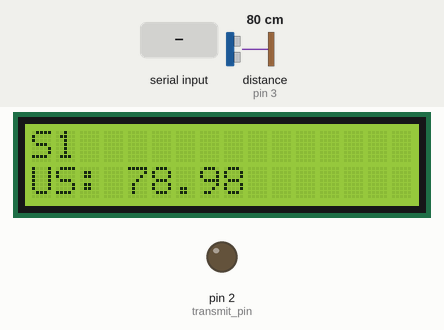
The sketch below on a simulated Arduino Uno, built with avr-gcc and run on an emulated ATmega328P. On the bench: 16×2 character LCD, output pins drawn as LEDs (lit = HIGH). Wiring (inferred from the names in the program): ultrasonic range finder: trigger pin 4; echo pin 3. The inputs (shaded band) are chosen by the test bench; at power-on: distance to the obstacle (sensor on pin 3) 80 cm. The echo pulse lasts 58.3 µs per cm; pins used as bus, display or sensor lines are not drawn; what the sketch prints to the serial monitor is not drawn.

Above: at 1.2 s.
1.3 s: "GS1" received over Serial
Timing chart, 0 to 4.3 s (numbered marks = the images above; inputs shaded):
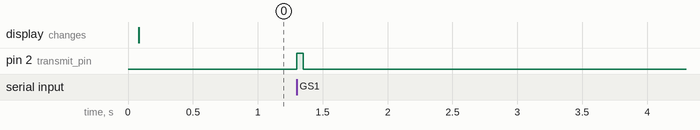

The sketch:

slave_1.ino
```cpp
#include <Wire.h>
#include <LiquidCrystal_I2C.h>

LiquidCrystal_I2C lcd(0x27, 16, 2);

String x;
int transmit_pin = 2;
int echoPin = 3;
int trigPin = 4;
float test_data = 0;

void setup() {
  Serial.begin(115200);
  Serial.setTimeout(1);
  pinMode(transmit_pin, OUTPUT);
  pinMode(trigPin, OUTPUT);
  pinMode(echoPin, INPUT);

  digitalWrite(transmit_pin, LOW);
  lcd.begin();
  lcd.backlight();
  lcd.setBacklight(HIGH);

}
void loop() {
  float data = get_ultrasonic_dist(trigPin, echoPin);
  to_lcd(data);
  while (!Serial.available());
  x = Serial.readString();
  if (x == "GS1") {
    post_data(data);
  }
}
```

utilities.ino
```cpp
void to_lcd(float data) {
  lcd.clear();
  lcd.setCursor(0, 0);
  lcd.print("S1");
  lcd.setCursor(0, 1);
  lcd.print("US: ");
  lcd.print(data);
}

String post_concat(float data) {
  String ps = "PS1 ";
  ps.concat(data);
  return ps;
}

void post_data(float data) {
  digitalWrite(transmit_pin, HIGH);
  delay(50);
  Serial.println(post_concat(data));
  Serial.flush();
  digitalWrite(transmit_pin, LOW);
}


float get_ultrasonic_dist(const int trigPin, const int echoPin) {
  long duration;
  float distance;
  digitalWrite(trigPin, LOW);
  delayMicroseconds(2);
  digitalWrite(trigPin, HIGH);
  delayMicroseconds(10);
  digitalWrite(trigPin, LOW);
  duration = pulseIn(echoPin, HIGH);
  distance = duration * 0.034 / 2;
  return distance;
}
```

Measured:
- after the input at 1.3 s, pin 2 (transmit_pin): LOW → HIGH at once, → LOW 0.05 s later
